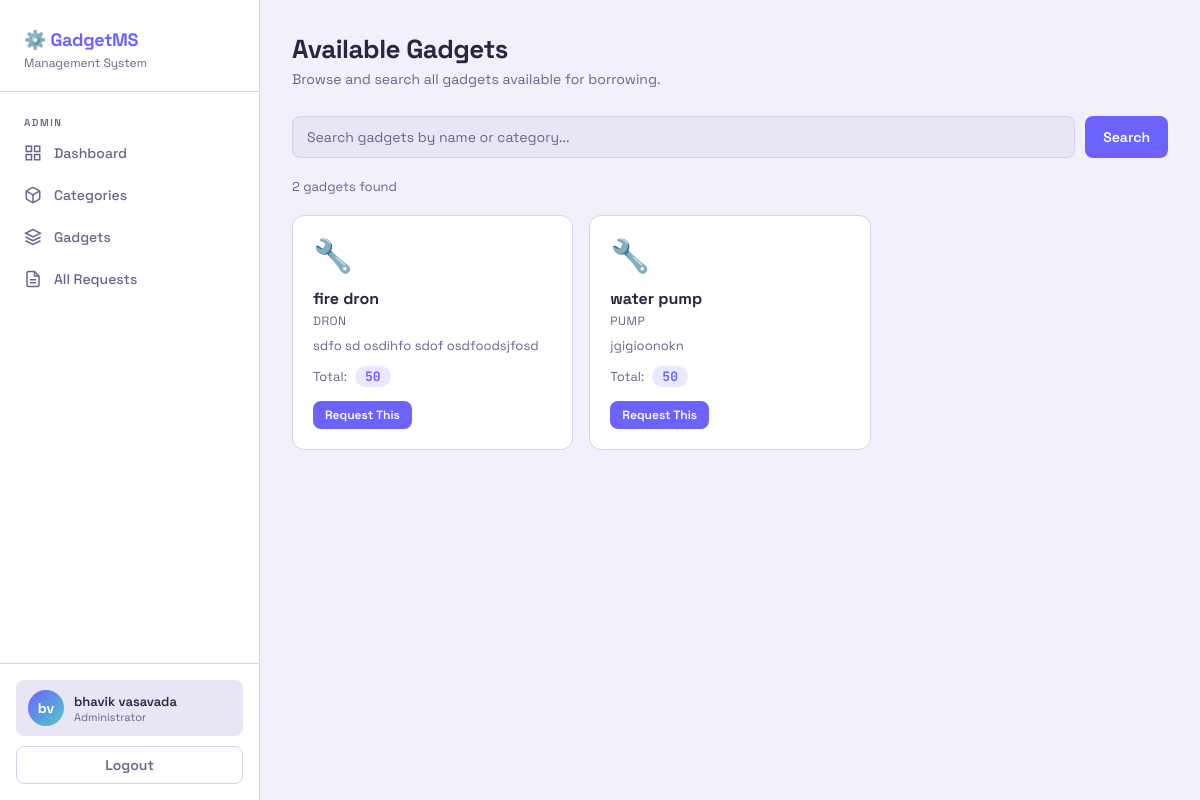
Screenshot of /gadgets/ (signed in) with the database file from the repository.
### core/models.py (models this page shows, shortened)
class User(AbstractUser):
    email = models.EmailField(unique=True)
    USERNAME_FIELD = 'email'
    REQUIRED_FIELDS = ['first_name', 'last_name']
    objects = CustomUserManager()
    class Meta:
        verbose_name = 'User'
        verbose_name_plural = 'Users'

### gadgets/models.py (models this page shows, shortened)
class Gadget(models.Model):
    name = models.CharField(max_length=100)
    category = models.ForeignKey(Category, on_delete=models.SET_NULL, null=True, related_name='gadgets')
    description = models.TextField(blank=True)
    quantity = models.PositiveIntegerField(default=1)
    is_active = models.BooleanField(default=True)
    image = models.ImageField(upload_to='gadgets/', blank=True, null=True)
    created_at = models.DateTimeField(auto_now_add=True)
    updated_at = models.DateTimeField(auto_now=True)

class Category(models.Model):
    name = models.CharField(max_length=50, unique=True)
    description = models.TextField(blank=True)
    class Meta:
        verbose_name_plural = 'Categories'

### gadgets/views.py (the view)
# urls.py: path('gadgets/', views.gadgets_view, name='gadgets'),
@login_required
def gadgets_view(request):
    query = request.GET.get('q', '')
    if query:
        gadgets = Gadget.objects.filter(is_active=True).select_related('category')
        gadgets = gadgets.filter(Q(name__icontains=query) | Q(category__name__icontains=query))
    else:
        gadgets = cache.get_or_set('active_gadgets_list',
                                   Gadget.objects.filter(is_active=True).select_related('category'),
                                   300)
    return render(request, 'student/gadgets.html', {'gadgets': gadgets, 'query': query})

### templates/student/gadgets.html (shortened to what this page needs)
{% extends 'base.html' %}
{% block content %}
<div class="page-header">
  <h1>Available Gadgets</h1>
  <p>Browse and search all gadgets available for borrowing.</p>
</div>
<form method="get" class="search-bar">
  <input type="text" name="q" class="form-control" placeholder="Search gadgets by name or category..." value="{{ query }}">
  <button type="submit" class="btn btn-primary">Search</button>
</form>
{% if gadgets %}
<p style="color:var(--text2);font-size:13px;margin-bottom:16px;">{{ gadgets.count }} gadget{{ gadgets.count|pluralize }} found</p>
<div class="gadgets-grid">
  {% for g in gadgets %}
  <div class="gadget-card">
    <div class="gadget-icon">
      {% if g.category == 'laptop' %}💻
      {% elif g.category == 'tablet' %}📱
      {% elif g.category == 'camera' %}📷
      {% elif g.category == 'projector' %}📽️
      {% elif g.category == 'calculator' %}🧮
      {% else %}🔧{% endif %}
    </div>
    <div class="gadget-name">{{ g.name }}</div>
    <div class="gadget-category">{{ g.category.name|default:"Uncategorized" }}</div>
    {% if g.description %}
    <p style="font-size:13px;color:var(--text2);margin-top:8px;">{{ g.description|truncatechars:80 }}</p>
    {% endif %}
    <div class="gadget-qty">
      Total: <span class="qty-badge">{{ g.quantity }}</span>
    </div>
    <div style="margin-top:14px;">
      <a href="{% url 'request_gadget' %}?gadget={{ g.id }}" class="btn btn-primary btn-sm">Request This</a>
    </div>
  </div>
  {% endfor %}
</div>
{% else %}
<div class="empty-state">
  <div class="icon">🔍</div>
  <p>No gadgets found{% if query %} for "{{ query }}"{% endif %}.</p>
</div>
{% endif %}
{% endblock %}

### templates/base.html (shortened to what this page needs)
<!DOCTYPE html>
<html lang="en">
<head>
  {% load static %}
  <link rel="stylesheet" href="{% static 'css/style.css' %}">
</head>
<body>
<div class="app-layout">
  <aside class="sidebar" id="sidebar">
    <div class="sidebar-logo">
      <h2>⚙️ GadgetMS</h2>
      <span>Management System</span>
    </div>
    <nav class="sidebar-nav">
      {% if user.is_authenticated %}
        {% if user.is_staff %}
          <div class="nav-label">Admin</div>
          <a href="{% url 'admin_dashboard' %}" class="nav-item {% block nav_admin_dash %}{% endblock %}">
            <svg viewBox="0 0 24 24" fill="none" stroke="currentColor" stroke-width="2"><rect x="3" y="3" width="7" height="7"/><rect x="14" y="3" width="7" height="7"/><rect x="14" y="14" width="7" height="7"/><rect x="3" y="14" width="7" height="7"/></svg>
            Dashboard
          </a>
          <a href="{% url 'admin_categories' %}" class="nav-item {% block nav_admin_cats %}{% endblock %}">
            Categories
          </a>
          <a href="{% url 'admin_gadgets' %}" class="nav-item {% block nav_admin_gadgets %}{% endblock %}">
            <svg viewBox="0 0 24 24" fill="none" stroke="currentColor" stroke-width="2"><path d="M12 2L2 7l10 5 10-5-10-5z"/><path d="M2 17l10 5 10-5"/><path d="M2 12l10 5 10-5"/></svg>
            Gadgets
          </a>
          <a href="{% url 'admin_requests' %}" class="nav-item {% block nav_admin_reqs %}{% endblock %}">
            <svg viewBox="0 0 24 24" fill="none" stroke="currentColor" stroke-width="2"><path d="M14 2H6a2 2 0 0 0-2 2v16a2 2 0 0 0 2 2h12a2 2 0 0 0 2-2V8z"/><polyline points="14 2 14 8 20 8"/><line x1="16" y1="13" x2="8" y2="13"/><line x1="16" y1="17" x2="8" y2="17"/></svg>
            All Requests
          </a>
        {% endif %}
      {% endif %}
    </nav>
    {% if user.is_authenticated %}
    <div class="sidebar-footer">
      <div class="user-chip">
        <div class="user-avatar">{{ user.first_name|first }}{{ user.last_name|first }}</div>
        <div class="user-info">
          <div class="user-name">{{ user.get_full_name }}</div>
          <div class="user-role">{% if user.is_staff %}Administrator{% else %}{{ user.student_profile.gr_number|default:'Student' }}{% endif %}</div>
        </div>
      </div>
      <a href="{% url 'logout' %}" class="btn btn-ghost" style="width:100%;margin-top:10px;justify-content:center;">
        Logout
      </a>
    </div>
    {% endif %}
  </aside>
  <main class="main-content">
    {% block content %}{% endblock %}
  </main>
</div>
</body>
</html>

### static/css/style.css (style rules this page uses)
:root { --bg: #f3f0fb; --bg2: #ffffff; --bg3: #e9e5f5; --border: #d8d0f0; --accent: #6c63ff; --accent2: #4ecdc4; --accent3: #ff6b6b; --accent4: #ffd93d; --text: #2a2542; --text2: #6b638c; --success: #4caf82; --warning: #f5b000; --danger: #ff6b6b; --info: #4ecdc4; --radius: 12px; --radius-sm: 8px; --shadow: 0 4px 24px rgba(0,0,0,0.06); }
* { box-sizing: border-box; margin: 0; padding: 0; }
body { font-family: 'Space Grotesk', sans-serif; background: var(--bg); color: var(--text); min-height: 100vh; }
.app-layout { display: flex; min-height: 100vh; }
.sidebar { width: 260px; background: var(--bg2); border-right: 1px solid var(--border); display: flex; flex-direction: column; position: fixed; height: 100vh; z-index: 1000; overflow-y: auto; transition: transform 0.3s cubic-bezier(0.4, 0, 0.2, 1); }
.sidebar-logo { padding: 28px 24px 20px; border-bottom: 1px solid var(--border); }
.sidebar-logo h2 { font-size: 18px; font-weight: 700; color: var(--accent); letter-spacing: -0.3px; }
.sidebar-logo span { color: var(--text2); font-size: 12px; display: block; margin-top: 4px; }
.sidebar-nav { padding: 16px 12px; flex: 1; }
.nav-label { font-size: 10px; font-weight: 600; color: var(--text2); text-transform: uppercase; letter-spacing: 1.5px; padding: 8px 12px 4px; }
.nav-item { display: flex; align-items: center; gap: 12px; padding: 11px 12px; border-radius: var(--radius-sm); color: var(--text2); text-decoration: none; font-size: 14px; font-weight: 500; transition: all 0.2s; margin-bottom: 2px; }
.nav-item svg { width: 18px; height: 18px; flex-shrink: 0; }
.sidebar-footer { padding: 16px; border-top: 1px solid var(--border); }
.user-chip { display: flex; align-items: center; gap: 10px; padding: 10px 12px; border-radius: var(--radius-sm); background: var(--bg3); }
.user-avatar { width: 36px; height: 36px; border-radius: 50%; background: linear-gradient(135deg, var(--accent), var(--accent2)); display: flex; align-items: center; justify-content: center; font-weight: 700; font-size: 14px; color: white; flex-shrink: 0; }
.user-info { min-width: 0; }
.user-name { font-size: 13px; font-weight: 600; white-space: nowrap; overflow: hidden; text-overflow: ellipsis; }
.user-role { font-size: 11px; color: var(--text2); }
.main-content { margin-left: 260px; flex: 1; padding: 32px; max-width: 100%; transition: padding 0.3s ease; }
.page-header { margin-bottom: 28px; }
.page-header h1 { font-size: 26px; font-weight: 700; letter-spacing: -0.5px; }
.page-header p { color: var(--text2); margin-top: 4px; font-size: 14px; }
.btn { display: inline-flex; align-items: center; gap: 7px; padding: 9px 18px; border-radius: var(--radius-sm); font-family: 'Space Grotesk', sans-serif; font-size: 14px; font-weight: 600; border: none; cursor: pointer; text-decoration: none; transition: all 0.2s; }
.btn-primary { background: var(--accent); color: white; }
.btn-ghost { background: transparent; color: var(--text2); border: 1px solid var(--border); }
.btn-sm { padding: 6px 12px; font-size: 12px; }
.form-control { width: 100%; padding: 11px 14px; background: var(--bg3); border: 1px solid var(--border); border-radius: var(--radius-sm); color: var(--text); font-family: 'Space Grotesk', sans-serif; font-size: 14px; transition: border-color 0.2s; outline: none; }
.form-control::placeholder { color: var(--text2); }
.gadgets-grid { display: grid; grid-template-columns: repeat(auto-fill, minmax(240px, 1fr)); gap: 16px; margin-top: 20px; }
.gadget-card { background: var(--bg2); border: 1px solid var(--border); border-radius: var(--radius); padding: 20px; transition: border-color 0.2s, transform 0.2s; }
.gadget-icon { font-size: 32px; margin-bottom: 12px; }
.gadget-name { font-weight: 700; font-size: 16px; margin-bottom: 4px; }
.gadget-category { color: var(--text2); font-size: 12px; text-transform: uppercase; letter-spacing: 0.5px; }
.gadget-qty { margin-top: 12px; display: flex; align-items: center; gap: 8px; font-size: 13px; color: var(--text2); }
.qty-badge { background: rgba(108,99,255,0.15); color: var(--accent); padding: 2px 10px; border-radius: 20px; font-weight: 700; font-family: 'JetBrains Mono', monospace; }
.search-bar { display: flex; gap: 10px; margin-bottom: 20px; }
.search-bar .form-control { flex: 1; }

### rows the page displays
User: first_name|first "b", last_name|first "v", get_full_name "bhavik vasavada"
Gadget: name "fire dron", category.name "DRON", description "sdfo sd osdihfo sdof osdfoodsjfosd", quantity "50"
Gadget: name "water pump", category.name "PUMP", description "jgigioonokn", quantity "50"

### other values shown
{{ gadgets.count }} "2"
